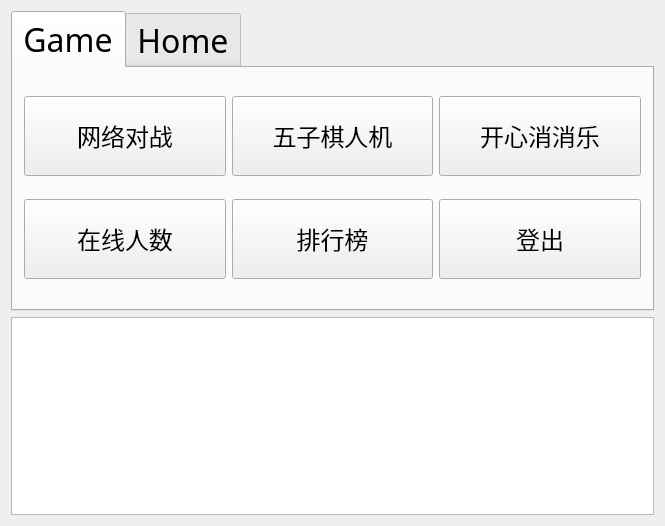
<?xml version="1.0" encoding="UTF-8"?>
<ui version="4.0">
 <class>PlayerForm</class>
 <widget class="QWidget" name="PlayerForm">
  <property name="geometry">
   <rect>
    <x>0</x>
    <y>0</y>
    <width>665</width>
    <height>526</height>
   </rect>
  </property>
  <property name="windowTitle">
   <string>PlayerForm</string>
  </property>
  <layout class="QGridLayout" name="gridLayout">
   <item row="0" column="0" alignment="Qt::AlignTop">
    <widget class="QTabWidget" name="tabWidget">
     <property name="sizePolicy">
      <sizepolicy hsizetype="Preferred" vsizetype="Preferred">
       <horstretch>0</horstretch>
       <verstretch>0</verstretch>
      </sizepolicy>
     </property>
     <property name="minimumSize">
      <size>
       <width>0</width>
       <height>300</height>
      </size>
     </property>
     <property name="font">
      <font>
       <family>幼圆</family>
       <pointsize>24</pointsize>
      </font>
     </property>
     <property name="tabPosition">
      <enum>QTabWidget::North</enum>
     </property>
     <property name="tabShape">
      <enum>QTabWidget::Rounded</enum>
     </property>
     <property name="currentIndex">
      <number>0</number>
     </property>
     <property name="elideMode">
      <enum>Qt::ElideNone</enum>
     </property>
     <widget class="QWidget" name="tab">
      <attribute name="title">
       <string>Game</string>
      </attribute>
      <layout class="QGridLayout" name="gridLayout_2">
       <item row="0" column="0">
        <widget class="QPushButton" name="btn_PVP">
         <property name="minimumSize">
          <size>
           <width>0</width>
           <height>80</height>
          </size>
         </property>
         <property name="font">
          <font>
           <pointsize>18</pointsize>
          </font>
         </property>
         <property name="text">
          <string>网络对战</string>
         </property>
        </widget>
       </item>
       <item row="0" column="1">
        <widget class="QPushButton" name="btn_PVE_GB">
         <property name="minimumSize">
          <size>
           <width>0</width>
           <height>80</height>
          </size>
         </property>
         <property name="font">
          <font>
           <pointsize>18</pointsize>
          </font>
         </property>
         <property name="text">
          <string>五子棋人机</string>
         </property>
        </widget>
       </item>
       <item row="0" column="2">
        <widget class="QPushButton" name="btn_PVE_HE">
         <property name="minimumSize">
          <size>
           <width>0</width>
           <height>80</height>
          </size>
         </property>
         <property name="font">
          <font>
           <pointsize>18</pointsize>
          </font>
         </property>
         <property name="text">
          <string>开心消消乐</string>
         </property>
        </widget>
       </item>
       <item row="1" column="0">
        <widget class="QPushButton" name="btn_Refresh">
         <property name="minimumSize">
          <size>
           <width>0</width>
           <height>80</height>
          </size>
         </property>
         <property name="font">
          <font>
           <pointsize>18</pointsize>
          </font>
         </property>
         <property name="text">
          <string>在线人数</string>
         </property>
        </widget>
       </item>
       <item row="1" column="1">
        <widget class="QPushButton" name="btn_Rank">
         <property name="minimumSize">
          <size>
           <width>0</width>
           <height>80</height>
          </size>
         </property>
         <property name="font">
          <font>
           <pointsize>18</pointsize>
          </font>
         </property>
         <property name="text">
          <string>排行榜</string>
         </property>
        </widget>
       </item>
       <item row="1" column="2">
        <widget class="QPushButton" name="btn_SignOut">
         <property name="minimumSize">
          <size>
           <width>0</width>
           <height>80</height>
          </size>
         </property>
         <property name="font">
          <font>
           <pointsize>18</pointsize>
          </font>
         </property>
         <property name="text">
          <string>登出</string>
         </property>
        </widget>
       </item>
      </layout>
     </widget>
     <widget class="QWidget" name="tab_2">
      <attribute name="title">
       <string>Home</string>
      </attribute>
      <layout class="QGridLayout" name="gridLayout_3">
       <item row="0" column="0">
        <layout class="QVBoxLayout" name="verticalLayout">
         <item>
          <widget class="QLabel" name="label">
           <property name="font">
            <font>
             <family>幼圆</family>
             <pointsize>18</pointsize>
            </font>
           </property>
           <property name="text">
            <string>PVP战绩/Rank</string>
           </property>
           <property name="alignment">
            <set>Qt::AlignCenter</set>
           </property>
          </widget>
         </item>
         <item>
          <widget class="QLabel" name="label_2">
           <property name="font">
            <font>
             <family>幼圆</family>
             <pointsize>18</pointsize>
            </font>
           </property>
           <property name="text">
            <string>PVE败场/Rank</string>
           </property>
           <property name="alignment">
            <set>Qt::AlignCenter</set>
           </property>
          </widget>
         </item>
         <item>
          <widget class="QLabel" name="label_3">
           <property name="font">
            <font>
             <family>幼圆</family>
             <pointsize>16</pointsize>
            </font>
           </property>
           <property name="text">
            <string>消消乐最高分/Rank</string>
           </property>
           <property name="alignment">
            <set>Qt::AlignCenter</set>
           </property>
          </widget>
         </item>
        </layout>
       </item>
       <item row="0" column="1">
        <layout class="QVBoxLayout" name="verticalLayout_2">
         <item>
          <widget class="QLabel" name="label_PVP">
           <property name="font">
            <font>
             <family>幼圆</family>
             <pointsize>18</pointsize>
            </font>
           </property>
           <property name="text">
            <string>0</string>
           </property>
           <property name="alignment">
            <set>Qt::AlignCenter</set>
           </property>
          </widget>
         </item>
         <item>
          <widget class="QLabel" name="label_PVE_GB">
           <property name="font">
            <font>
             <family>幼圆</family>
             <pointsize>18</pointsize>
            </font>
           </property>
           <property name="text">
            <string>0</string>
           </property>
           <property name="alignment">
            <set>Qt::AlignCenter</set>
           </property>
          </widget>
         </item>
         <item>
          <widget class="QLabel" name="label_PVE_HE">
           <property name="font">
            <font>
             <family>幼圆</family>
             <pointsize>16</pointsize>
            </font>
           </property>
           <property name="text">
            <string>0</string>
           </property>
           <property name="alignment">
            <set>Qt::AlignCenter</set>
           </property>
          </widget>
         </item>
        </layout>
       </item>
      </layout>
     </widget>
    </widget>
   </item>
   <item row="1" column="0">
    <widget class="QTableView" name="SHOW">
     <property name="sizePolicy">
      <sizepolicy hsizetype="Expanding" vsizetype="Expanding">
       <horstretch>0</horstretch>
       <verstretch>0</verstretch>
      </sizepolicy>
     </property>
     <property name="maximumSize">
      <size>
       <width>16777215</width>
       <height>200</height>
      </size>
     </property>
    </widget>
   </item>
  </layout>
 </widget>
 <layoutdefault spacing="6" margin="11"/>
 <resources/>
 <connections/>
</ui>
